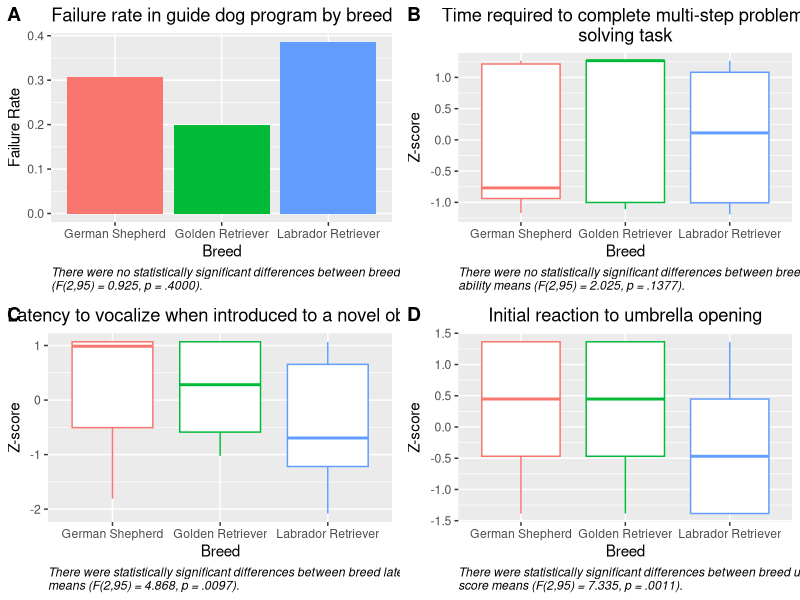
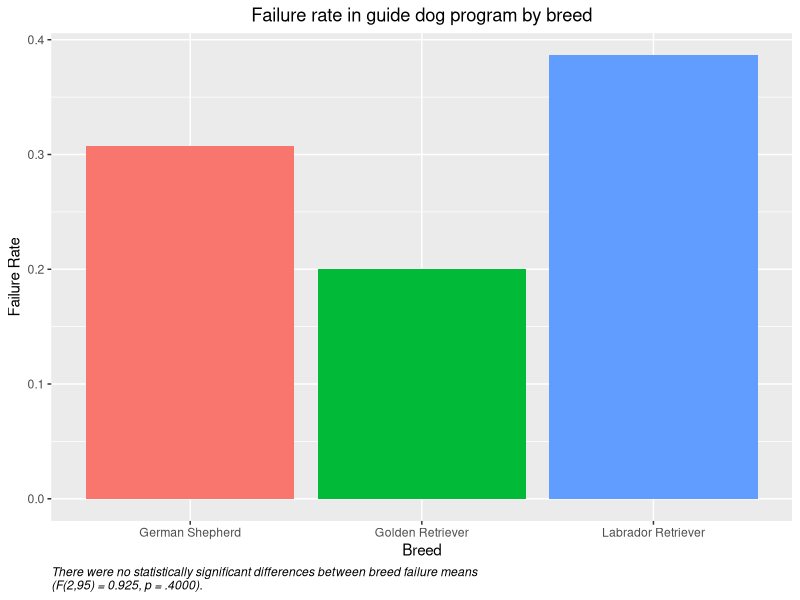
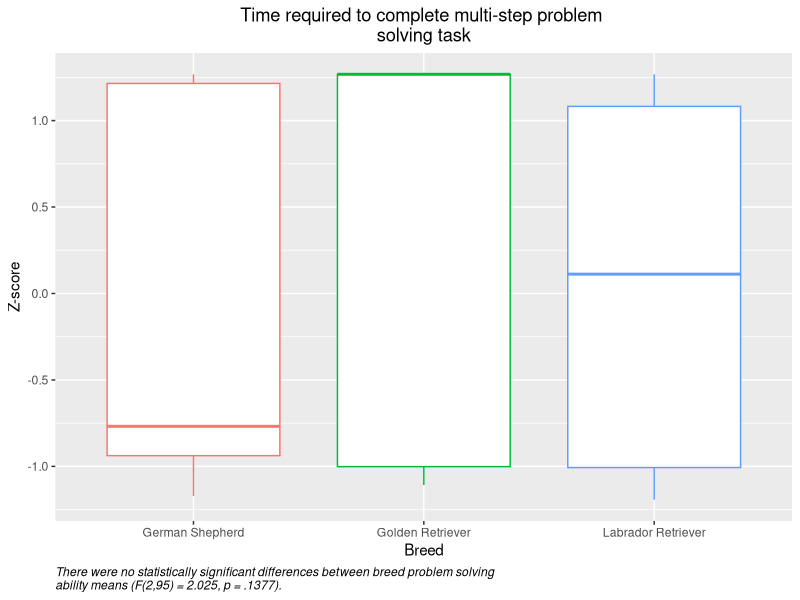
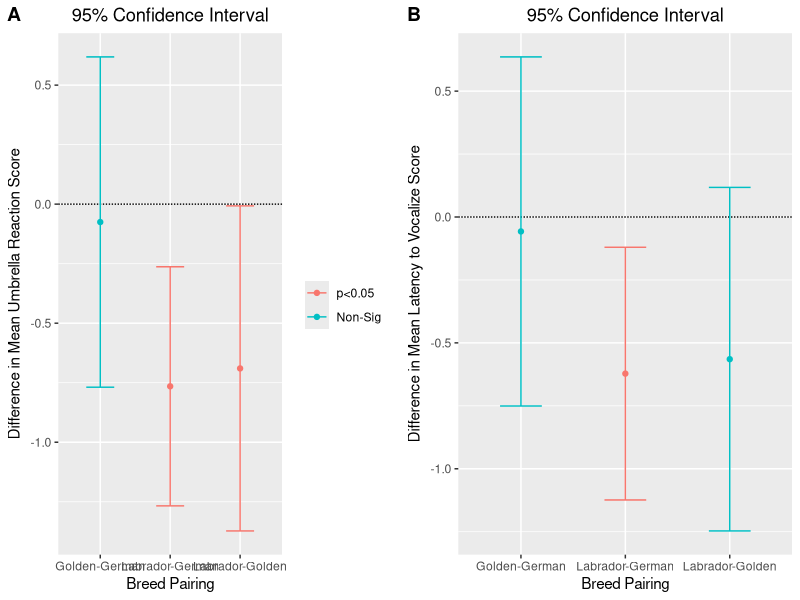
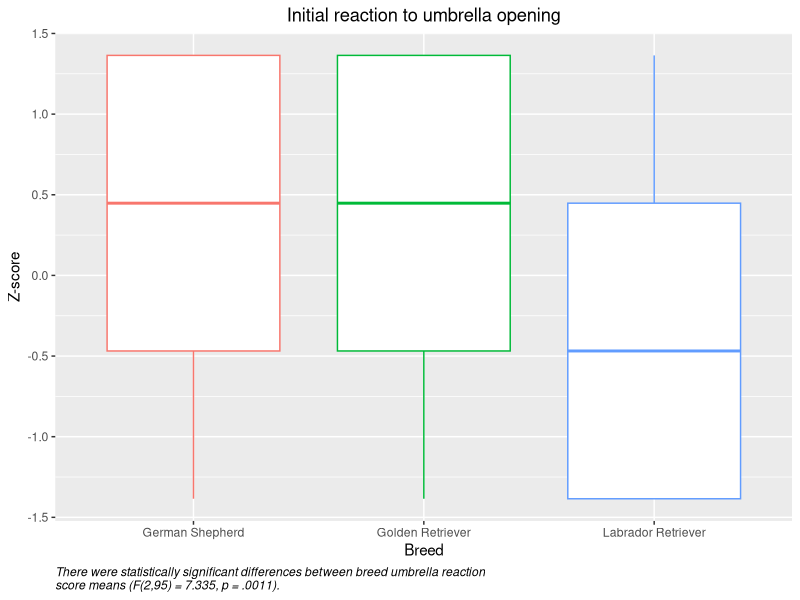
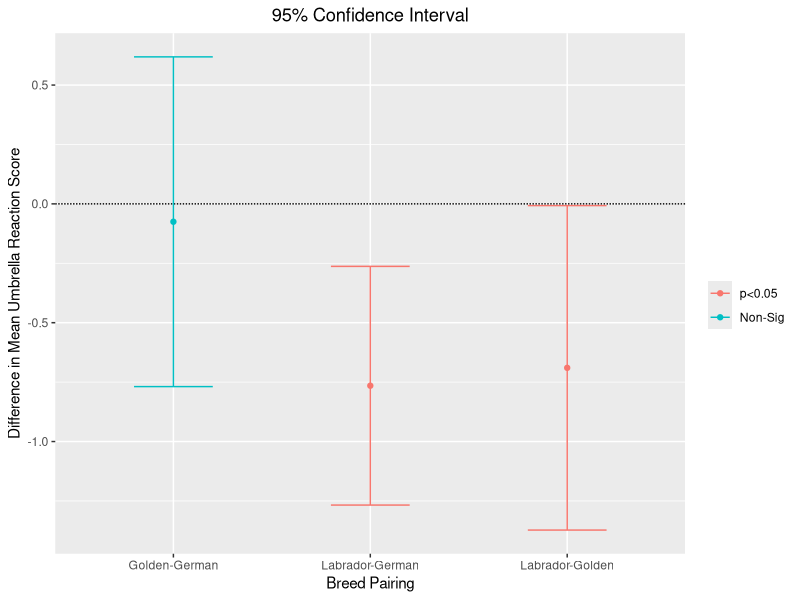
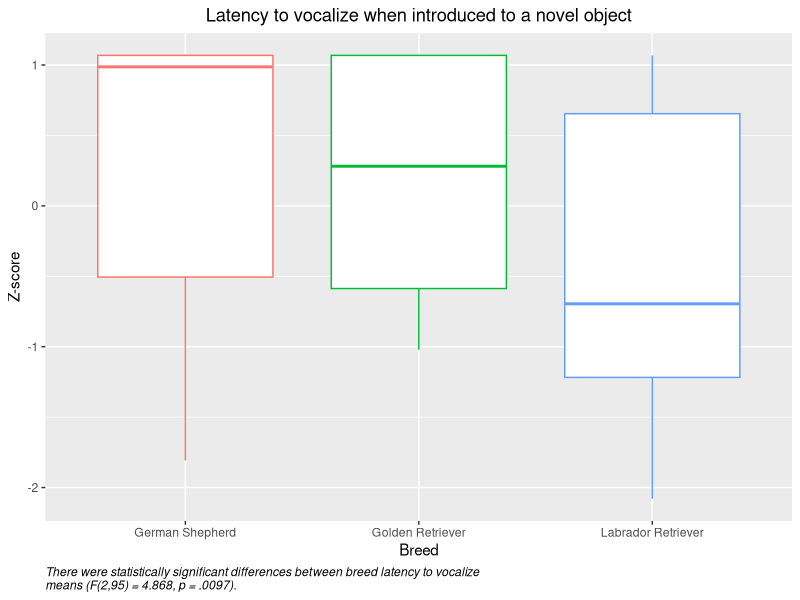
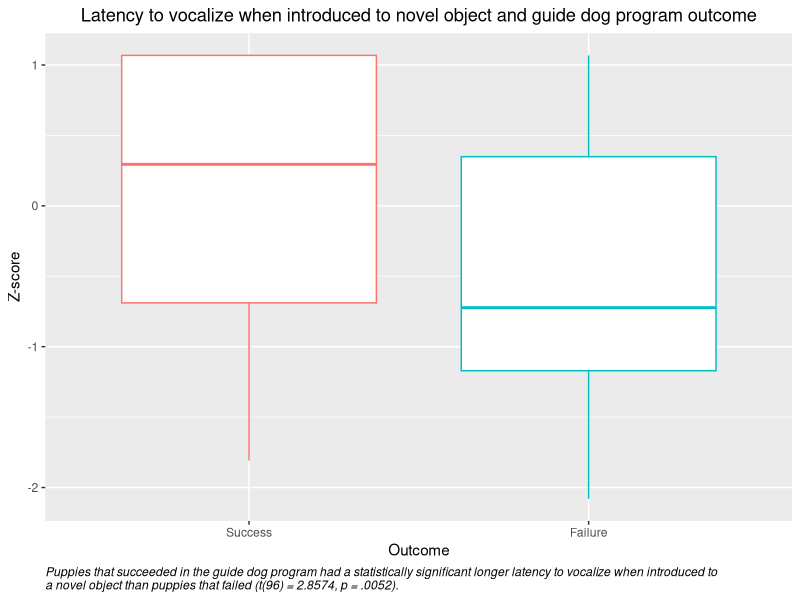

These charts were generated, in order, by the following R code:
###################################
####### SUBSETTING THE DATA #######
###################################

#Import Puppy Data
guideDogData <- read.csv("puppyData.csv", stringsAsFactors = F)

#Subset Columns with Data we want (puppy number, failure, breed)
guideDogData <- guideDogData[, c(1,2,9)]

#Import Puppy Z Scores Data
puppyZScores <- read.csv("puppyZScores.csv", stringsAsFactors = F)

#Subset Columns with Data we want (z scores for solving, vocalizing, umbrella response)
puppyZScores <- puppyZScores[, c(17,29,30)]

#Merge guideDogData and puppyZScores data frames horizontally
rawPuppyData <- cbind(guideDogData, puppyZScores)

#Remove puppies with missing data
puppyData <- rawPuppyData[complete.cases(rawPuppyData), ]


###############################
####### ANLYSIS PART 1: #######
#######   ANOVA TESTS   #######
###############################

#load necessary libraries
library("dplyr")
library("broom")
library("ggplot2")
install.packages("cowplot")

#Create a function to find average of a variable by breed
avgByBreedFunc <- function(x){
    breedAvg <- aggregate(list (Mean = x), list(Breed = puppyData$PupBreed), mean)
    return ( breedAvg )
}


#Create a function to perform an ANOVA test to find p-value
anovaFunc <- function(y){
    breedA <- aov( y ~ puppyData$PupBreed)
    tidy(breedA)$p.value
}


#Use functions to analyze failure rate for each breed
failureRatesBreed <- avgByBreedFunc(puppyData$Failure)
failureAOVP <- anovaFunc(puppyData$Failure)

#Use functions to analyze average time to complete multi-step problem solving task for each breed
solveTimeBreed <- avgByBreedFunc(puppyData$ZPATorSolve)
solveAOVP <- anovaFunc(puppyData$ZPATorSolve)

#Use functions to analyze average initial reaction to umbrella for each breed
umbReacBreed <- avgByBreedFunc(puppyData$ZPAUmResponse)
umbAOVP <- anovaFunc(puppyData$ZPAUmResponse)

#Use functions to analyze average initial reaction to umbrella for each breed
vocNovBreed <- avgByBreedFunc(puppyData$ZNovLatVoc)
vocAOVP <- anovaFunc(puppyData$ZNovLatVoc)

#Make a table that includes the avg failure rate, and variable z scores for each breed
avgVarBreeds <- cbind(failureRatesBreed, solveTimeBreed, umbReacBreed, vocNovBreed)

#Name "Mean" columns more specifically
names(avgVarBreeds)[2] <- "failure"
names(avgVarBreeds)[4] <- "problemSolveZ"
names(avgVarBreeds)[6] <- "umbReactZ"
names(avgVarBreeds)[8] <- "vocalZ"

#Remove extra "Breed" columns
breedsPerf <- avgVarBreeds[, !duplicated(colnames(avgVarBreeds))]

#Add p-values from Anova Test to table by creating a new row
newrow <- c("P-Value", failureAOVP[1], solveAOVP[1], umbAOVP[1], vocAOVP[1])
breedsPerfandP <- rbind(breedsPerf, newrow)
#Check Table
breedsPerfandP

##################################
####### GRAPHING PART 1:   #######
####### VARIABLES BY BREED #######
##################################

#Create a bar graph showing the average rate of failure for each breed
failureBreedPlot <- ggplot(breedsPerf, aes(x = Breed, y = failure)) + 
geom_bar(aes(fill = Breed), stat = "identity") + labs( y = "Failure Rate", title = "Failure rate in guide dog program by breed", caption = "There were no statistically significant differences between breed failure means \n(F(2,95) = 0.925, p = .4000).") + theme(plot.title = element_text(hjust = 0.50), plot.caption = element_text(hjust = 0, face = "italic")) + theme(legend.position = "none")

#Create a box plot showing Z-score of breeds for time to complete multi-step problem solving task
solveBreedPlot <- ggplot(puppyData, aes(x = PupBreed, y = ZPATorSolve, color = PupBreed)) + geom_boxplot() + labs (x = "Breed" , y = "Z-score", title = "Time required to complete multi-step problem \nsolving task", caption = "There were no statistically significant differences between breed problem solving \nability means (F(2,95) = 2.025, p = .1377).") + theme(plot.title = element_text(hjust = 0.50), plot.caption = element_text(hjust = 0, face = "italic"), legend.position = "none")

#Create a box plot showing Z-score of breeds for vocalizing test
vocBreedPlot <- ggplot(puppyData, aes(x = PupBreed, y = ZNovLatVoc, color = PupBreed)) + geom_boxplot() + labs (x = "Breed" , y = "Z-score", title = "Latency to vocalize when introduced to a novel object", caption = "There were statistically significant differences between breed latency to vocalize \nmeans (F(2,95) = 4.868, p = .0097).") + theme(plot.title = element_text(hjust = 0.50), plot.caption = element_text(hjust = 0, face = "italic"), legend.position = "none")

#Create a box plot showing Z-score of breeds for initial reaction to umbrella opening
umbBreedPlot <- ggplot(puppyData, aes(x = PupBreed, y = ZPAUmResponse, color = PupBreed)) + geom_boxplot() + labs (y = "Z-score", x = "Breed" , title = "Initial reaction to umbrella opening", caption = "There were statistically significant differences between breed umbrella reaction \nscore means (F(2,95) = 7.335, p = .0011).") + theme(plot.title = element_text(hjust = 0.50), plot.caption = element_text(hjust = 0, face = "italic"), legend.position = "none")

#Put all of the previous made plots into one big page
breedPlots <- cowplot::plot_grid(failureBreedPlot, solveBreedPlot, vocBreedPlot, umbBreedPlot, labels = "AUTO")


####################################
######### ANALYSIS PART 2: #########
######### TUKEY HSD TEST   #########
####################################

##From the P-values in table "breedsPerfandP" we see that there was significant differnces between breeds for umbrella reaction scores and the vocalization test
#A tukey HSD test should be performed for these variables

#Tukey test for umbrella reactions
umbBreedAOV <- aov( data = puppyData, ZPAUmResponse ~ PupBreed)
anova(umbBreedAOV)
umbTky <- as.data.frame(TukeyHSD(umbBreedAOV)$PupBreed)
#Plot Tukey Results for umbrella
umbTky$pair <- rownames(umbTky)
umbTky$pair <- c("Golden-German", "Labrador-German", "Labrador-Golden")
umbTkyPlot <- ggplot(umbTky, aes(colour=cut(`p adj`, c(0, 0.05, 1), label=c("p<0.05","Non-Sig")))) + geom_hline(yintercept=0, lty="11") +
    geom_errorbar(aes(pair, ymin=lwr, ymax=upr), width=0.4) +
    geom_point(aes(pair, diff)) +
    labs(colour="", x = "Breed Pairing", y = "Difference in Mean Umbrella Reaction Score", title = "95% Confidence Interval") + theme(plot.title = element_text(hjust = 0.50))

#Tukey test for vocalization scores
vocBreedAOV <- aov( data = puppyData, ZNovLatVoc ~ PupBreed)
anova(vocBreedAOV)
vocTky <- as.data.frame(TukeyHSD(vocBreedAOV)$PupBreed)
#Plot Tukey Results for vocalizaiton
vocTky$pair <- rownames(vocTky)
vocTky$pair <- c("Golden-German", "Labrador-German", "Labrador-Golden")
vocTkyPlot <- ggplot(vocTky, aes(colour=cut(`p adj`, c(0, 0.05, 1), label=c("p<0.05","Non-Sig")))) + 
    geom_hline(yintercept=0, lty="11") +
    geom_errorbar(aes(pair, ymin=lwr, ymax=upr), width=0.4) +
    geom_point(aes(pair, diff)) +
    labs(colour="", x = "Breed Pairing", y = "Difference in Mean Latency to Vocalize Score", title = "95% Confidence Interval") + theme(plot.title = element_text(hjust = 0.50)) +
    theme(legend.position = "none")

tkyPlots <- cowplot::plot_grid(umbTkyPlot, vocTkyPlot, labels = "AUTO")


#############################################
#######    ANALYSIS PART 3: PAIRED    #######
####### T-TEST FOR FAILURE AND TRAITS #######
#############################################
#Perfom a t-test to see if umbrella reaction scores significantly differed for puppies that failed/succeeded
umbFailure <- t.test(ZPAUmResponse ~ Failure, data = puppyData, var.equal = TRUE)
#P-value > 0.05

#Perfom a t-test to see if latency to vocalize scores significantly differed for puppies that failed/succeeded
vocFailure <- t.test(ZNovLatVoc ~ Failure, data = puppyData, var.equal = TRUE)
#P-value < 0.05 so 
Outcome <- as.character(puppyData$Failure)
vocOutcome <- ggplot(puppyData, aes(Outcome, ZNovLatVoc, color=Outcome)) +
    geom_boxplot() +
    labs(y = "Z-score", title = "Latency to vocalize when introduced to novel object and guide dog program outcome", caption = "Puppies that succeeded in the guide dog program had a statistically significant longer latency to vocalize when introduced to \na novel object than puppies that failed (t(96) = 2.8574, p = .0052).") + scale_x_discrete(labels = c("Success", "Failure")) + theme(plot.title = element_text(hjust = 0.50), plot.caption = element_text(hjust = 0, face = "italic"), legend.position = "none")
